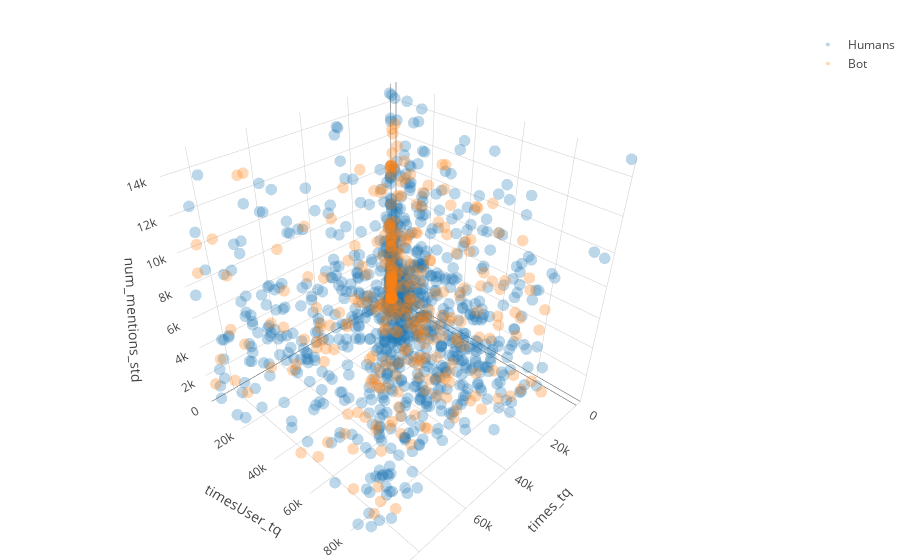

Notebook code cell kept with this figure:
### Code cell
trace, fig, layout = plotearVars([
    ['times_tq'],
    ['timesUser_tq', [0, 100000]],
    ['num_mentions_std', [0, 15000]],
])

### Figure 1 — Plotly figure (JSON) as saved in the notebook; plotly's stock layout.template omitted (floating-point values rounded to 4 significant figures; data arrays with more than 128 entries replaced by an {"elided": "..."} marker saying what was removed)
{"data": [{"marker": {"opacity": 0.3, "size": 4}, "mode": "markers", "name": "Humans", "type": "scatter3d", "uid": "d43cd6ad-fb46-41e9-bd6a-64283b503fd9", "x": {"elided": "1134 str values"}, "y": {"elided": "1134 str values"}, "z": {"elided": "1134 str values"}}, {"marker": {"opacity": 0.3, "size": 4}, "mode": "markers", "name": "Bot", "type": "scatter3d", "uid": "77fe0734-314c-494f-8ee4-4b0ed705d120", "x": {"elided": "352 str values"}, "y": {"elided": "352 str values"}, "z": {"elided": "352 str values"}}], "layout": {"margin": {"b": 0, "l": 0, "r": 0, "t": 30}, "scene": {"aspectmode": "cube", "xaxis": {"title": {"text": "times_tq"}}, "yaxis": {"range": [0, 100000], "title": {"text": "timesUser_tq"}}, "zaxis": {"range": [0, 15000], "title": {"text": "num_mentions_std"}}}}}
